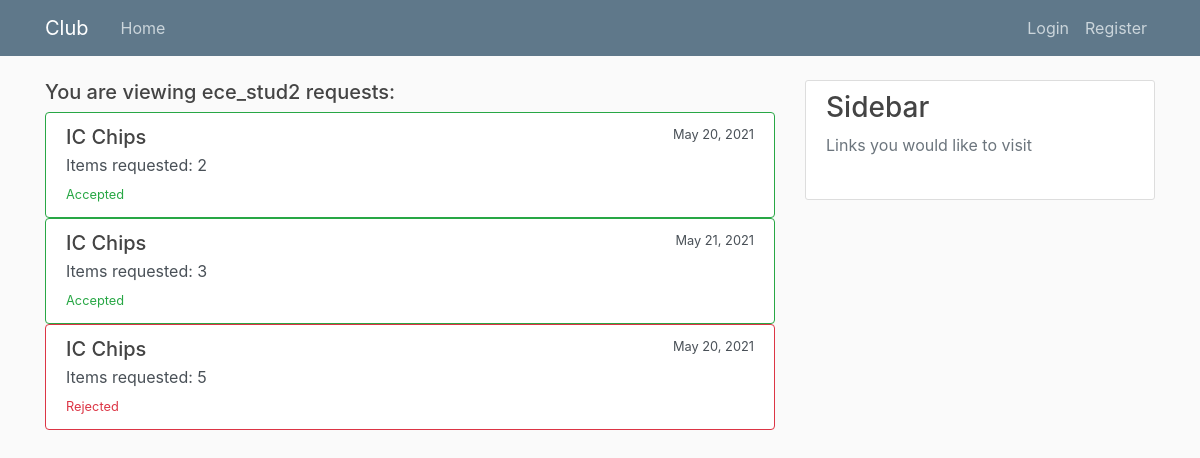
Page /user/Member-Requests/ece_stud2/ on the committed database.
### User/models.py (models this page shows, shortened)
class User(AbstractBaseUser):
    YEAR = (
        (1, 'First Year'),
        (2, 'Second Year'),
        (3, 'Third Year'),
        (4, 'Fourth Year')
    )
    userName         = models.CharField(verbose_name = "Username", max_length = 27, unique = True)
    email            = models.CharField(verbose_name = 'Email Address', max_length = 27, unique = True)
    name             = models.CharField(verbose_name = 'First Name',max_length = 27)
    year             = models.IntegerField(verbose_name = 'Year', choices = YEAR, default = 2)
    roll             = models.CharField(verbose_name = 'Roll Number', max_length = 10)
    department       = models.CharField(verbose_name = 'Department', max_length = 20)
    mobileNumber     = models.CharField(verbose_name = 'Mobile Number',max_length = 27 ,unique = True)
    club             = models.ForeignKey(Club, default = None, on_delete = models.SET_NULL ,related_name = 'Club_Member', null = True, blank = True)
    is_convener      = models.BooleanField(default = False)
    is_active        = models.BooleanField(default = True)
    is_admin         = models.BooleanField(default = False)
    objects = CustUserManager()
    USERNAME_FIELD  = 'userName'
    REQUIRED_FIELDS = ['email', 'name', 'roll', 'year', 'department', 'mobileNumber', ]

### Club/models.py (models this page shows, shortened)
class ItemRequest(models.Model):
    memberID    = models.ForeignKey("User.User", on_delete = models.CASCADE)
    itemID      = models.ForeignKey(Items, on_delete = models.CASCADE)
    createdOn   = models.DateField(default=timezone.now)
    requested   = models.IntegerField(verbose_name="Number of requested items ")
    club        = models.ForeignKey(Club, on_delete = models.CASCADE)
    status      = models.ForeignKey(RequestStatus, on_delete = models.CASCADE)

class Items(models.Model):
    name     = models.CharField(verbose_name = 'Item Name', max_length = 200, unique = False)
    quantity = models.IntegerField(verbose_name = 'Quantity')
    image    = models.ImageField(upload_to='images' ,null=True, blank=True)
    club     = models.ForeignKey(Club, on_delete = models.CASCADE, related_name = 'item_club')

### User/views.py (the view)
# urls.py: path("Member-Requests/<str:username>/", MemberRequest, name = 'Member Requests'),
def MemberRequest(request, username):
    member = User.objects.filter(userName = username).first()
    requestsPending = ItemRequest.objects.filter(memberID = member).filter(status = RequestStatus.objects.all()[1])
    requestsAccepted = ItemRequest.objects.filter(memberID = member).filter(status = RequestStatus.objects.all()[0])
    requestsRejected = ItemRequest.objects.filter(memberID = member).filter(status = RequestStatus.objects.all()[2])
    context = {'pending' : requestsPending, 'accepted' : requestsAccepted, 'rejected' : requestsRejected, 'member' : member}
    return render(request, 'User/Inventory.html', context)

### User/templates/User/Inventory.html (shortened to what this page needs)
{% extends "User/Base.html" %}
{% block content %}
{% if member %}
<h5>You are viewing {{ member.name }} requests: </h5>
{% else %}
<h5>Your Requests</h5>
{% endif %}
{% for p in accepted %}
<div class="list-group">
  <a href="#" class="list-group-item border-success list-group-item-action">
    <div class="d-flex w-100 justify-content-between">
      <h5 class="mb-1">{{ p.itemID.name }}</h5>
      <small>{{ p.createdOn }}</small>
    </div>
    <p class="mb-1">Items requested: {{ p.requested }}</p>
    <small class="text-success">Accepted</small>
  </a>
</div>
{% endfor %}
{% for p in rejected %}
<div class="list-group">
  <a href="#" class="list-group-item border-danger list-group-item-action">
    <div class="d-flex w-100 justify-content-between">
      <h5 class="mb-1">{{ p.itemID.name }}</h5>
      <small>{{ p.createdOn }}</small>
    </div>
    <p class="mb-1">Items requested: {{ p.requested }}</p>
    <small class="text-danger">Rejected</small>
  </a>
</div>
{% endfor %}
{% endblock content %}

### User/static/User/main.css (style rules this page uses)
body { background: #fafafa; color: #333333; margin-top: 5rem; margin-bottom: 120px; }
h1, h2, h3, h4, h5, h6 { color: #444444; }

### rows in the picture
User: name "ece_stud2"
ItemRequest: itemID.name "IC Chips", createdOn "May 20, 2021", requested "2"
ItemRequest: itemID.name "IC Chips", createdOn "May 21, 2021", requested "3"
ItemRequest: itemID.name "IC Chips", createdOn "May 20, 2021", requested "5"
